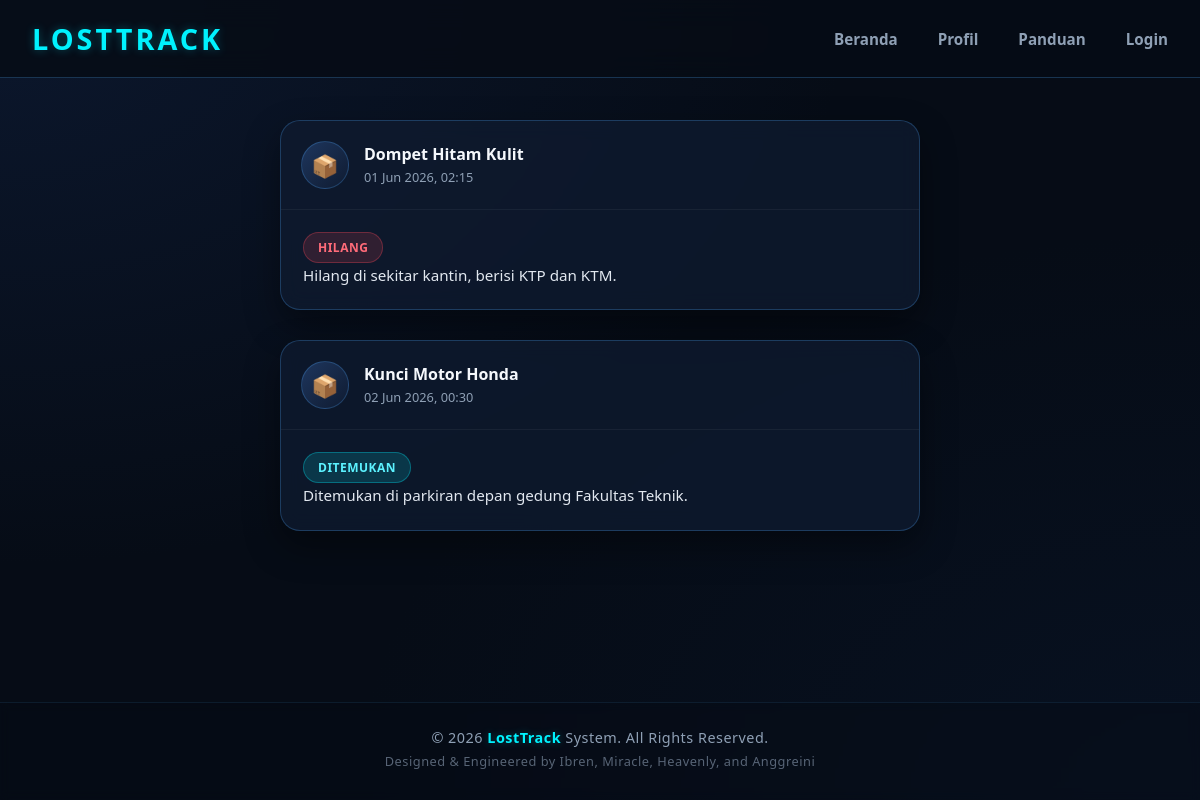
The page / on the database its author committed.
### tables this page shows
CREATE TABLE `items` (
  `id`           int(11)      NOT NULL AUTO_INCREMENT,
  `user_id`      int(11)      NOT NULL,
  `nama_barang`  varchar(150) NOT NULL,
  `kategori`     enum('Hilang','Ditemukan') NOT NULL,
  `deskripsi`    text         NOT NULL,
  `gambar`       varchar(255) DEFAULT NULL,
  `tanggal_lapor` timestamp   NOT NULL DEFAULT current_timestamp(),
  PRIMARY KEY (`id`),
  FOREIGN KEY (`user_id`) REFERENCES `users`(`id`) ON DELETE CASCADE
);

### koneksi.php (called while the page is built, shortened)
<?php
function sudahLogin(): bool {
    return isset($_SESSION['login']) && $_SESSION['login'] === true;
}

### index.php (the view, shortened to what this page needs)
<?php require 'koneksi.php'; ?>
<!DOCTYPE html>
<html lang="id">
<head>
    <link rel="stylesheet" href="assets/css/style.css">
</head>
<body>
    <header class="header">
        <nav class="navbar">
            <div class="logo">LOSTTRACK</div>
            <div class="nav-menu">
                <a class="nav_btn" href="/">Beranda</a>
                <a class="nav_btn" href="profil">Profil</a>
                <a class="nav_btn" href="panduan">Panduan</a>
                <?php if (sudahLogin()): ?>
                    <a class="nav_btn" href="logout">
                        Logout (<?= htmlspecialchars($_SESSION['username'], ENT_QUOTES, 'UTF-8') ?>)
                    </a>
                <?php else: ?>
                    <a class="nav_btn" href="login">Login</a>
                <?php endif; ?>
            </div>
        </nav>
    </header>
    <div class="main-wrapper">
        <div class="posts-container">
            <?php
            $query = mysqli_query($conn, "SELECT * FROM items ORDER BY id DESC");
            if (mysqli_num_rows($query) === 0): ?>
                <p style="text-align:center; color:#a0b2c6; margin-top:60px;">
                    Belum ada laporan. Cek kembali nanti.
                </p>
            <?php else:
                while ($row = mysqli_fetch_assoc($query)):
                    $badgeClass = ($row['kategori'] === 'Hilang') ? 'badge-hilang' : 'badge-temu';
                    $tanggal    = date('d M Y, H:i', strtotime($row['tanggal_lapor']));
            ?>
            <div class="post-card">
                <div class="post-header">
                    <div class="profile-pic">📦</div>
                    <div class="post-user">
                        <h4><?= htmlspecialchars($row['nama_barang'], ENT_QUOTES, 'UTF-8') ?></h4>
                        <span><?= $tanggal ?></span>
                    </div>
                </div>
                <div class="post-content">
                    <span class="badge <?= $badgeClass ?>">
                        <?= htmlspecialchars($row['kategori'], ENT_QUOTES, 'UTF-8') ?>
                    </span>
                    <p><?= nl2br(htmlspecialchars($row['deskripsi'], ENT_QUOTES, 'UTF-8')) ?></p>
                </div>
            </div>
            <?php   endwhile;
            endif; ?>
        </div>
        <footer class="footer-copyright">
            <p>&copy; 2026 <span class="brand-glow">LostTrack</span> System. All Rights Reserved.</p>
            <p class="footer-sub">Designed & Engineered by Ibren, Miracle, Heavenly, and Anggreini</p>
        </footer>
    </div>
</body>
</html>

### assets/css/style.css (style rules this page uses)
:root { --bg-main: #060c16; --bg-card: rgba(15, 27, 49, 0.75); --bg-input: #0a1424; --primary: #00f2fe; --primary-glow: rgba(0, 242, 254, 0.3); --secondary: #4facfe; --text-main: #f5f8fc; --text-muted: #8fa0b5; --border-color: rgba(79, 172, 254, 0.25); --danger: #ff4a5a; --danger-glow: rgba(255, 74, 90, 0.3); }
* { box-sizing: border-box; margin: 0; padding: 0; font-family: 'Segoe UI', Roboto, Helvetica, Arial, sans-serif; }
body { background-color: var(--bg-main); background-image: radial-gradient(at 0% 0%, rgba(20, 40, 80, 0.4) 0px, transparent 50%), radial-gradient(at 100% 100%, rgba(10, 25, 50, 0.4) 0px, transparent 50%); color: var(--text-main); min-height: 100vh; overflow-x: hidden; scroll-behavior: smooth; display: flex; flex-direction: column; }
.header { width: 100%; position: fixed; top: 0; left: 0; background: rgba(6, 12, 22, 0.85); backdrop-filter: blur(15px); -webkit-backdrop-filter: blur(15px); border-bottom: 1px solid var(--border-color); padding: 1.2rem 2rem; z-index: 1000; animation: fadeInDown 0.6s cubic-bezier(0.16, 1, 0.3, 1) both; }
.navbar { max-width: 1200px; margin: auto; display: flex; justify-content: space-between; align-items: center; }
.logo { font-size: 1.8rem; font-weight: 800; color: var(--primary); letter-spacing: 3px; text-shadow: 0 0 10px var(--primary-glow); cursor: default; }
.nav-menu { display: flex; align-items: center; list-style: none; gap: 2.5rem; }
.nav-menu a { text-decoration: none; color: var(--text-muted); font-weight: 600; font-size: 0.95rem; position: relative; padding: 5px 0; transition: color 0.3s ease; }
.nav-menu a::after { content: ''; position: absolute; left: 0; bottom: 0; width: 100%; height: 2px; background: linear-gradient(90deg, var(--primary), var(--secondary)); transform: scaleX(0); transform-origin: right; transition: transform 0.3s cubic-bezier(0.16, 1, 0.3, 1); }
.main-wrapper { flex: 1; display: flex; flex-direction: column; margin-top: 80px; }
.badge { padding: 6px 14px; border-radius: 50px; font-size: 0.75rem; font-weight: 700; text-transform: uppercase; letter-spacing: 0.5px; display: inline-block; }
.badge-hilang { background-color: rgba(255, 74, 90, 0.15); color: #ff6b79; border: 1px solid rgba(255, 74, 90, 0.3); }
.badge-temu { background-color: rgba(0, 242, 254, 0.15); color: #5cf2ff; border: 1px solid rgba(0, 242, 254, 0.3); }
.posts-container { max-width: 680px; width: 100%; margin: 40px auto; padding: 0 20px; animation: fadeInUp 0.8s ease-out; }
.post-card { background: var(--bg-card); border-radius: 20px; overflow: hidden; margin-bottom: 30px; border: 1px solid var(--border-color); box-shadow: 0 15px 35px rgba(0, 0, 0, 0.4); backdrop-filter: blur(10px); }
.post-header { display: flex; align-items: center; gap: 15px; padding: 20px; border-bottom: 1px solid rgba(255, 255, 255, 0.05); }
.profile-pic { width: 48px; height: 48px; display: flex; justify-content: center; align-items: center; border-radius: 50%; background: linear-gradient(135deg, #1e365d, #0f1b31); border: 1px solid var(--border-color); color: var(--primary); font-size: 22px; }
.post-user h4 { color: var(--text-main); font-size: 1rem; font-weight: 600; }
.post-user span { color: var(--text-muted); font-size: 0.8rem; }
.post-content { padding: 22px; }
.post-content p { color: #e2e8f0; line-height: 1.6; font-size: 0.95rem; }
.footer-copyright { margin-top: auto; padding: 25px 20px; text-align: center; background: rgba(6, 12, 22, 0.4); border-top: 1px solid rgba(79, 172, 254, 0.1); backdrop-filter: blur(5px); width: 100%; }
.footer-copyright p { color: var(--text-muted); font-size: 0.9rem; letter-spacing: 0.5px; margin-bottom: 5px; }
.footer-copyright .brand-glow { color: var(--primary); font-weight: 700; text-shadow: 0 0 8px var(--primary-glow); }
.footer-copyright .footer-sub { font-size: 0.8rem; color: rgba(143, 160, 181, 0.6); }

### rows shown on the page
items: nama_barang "Dompet Hitam Kulit", tanggal_lapor "01 Jun 2026, 02:15", kategori "HILANG", deskripsi "Hilang di sekitar kantin, berisi KTP dan KTM."
items: nama_barang "Kunci Motor Honda", tanggal_lapor "02 Jun 2026, 00:30", kategori "DITEMUKAN", deskripsi "Ditemukan di parkiran depan gedung Fakultas Teknik."
